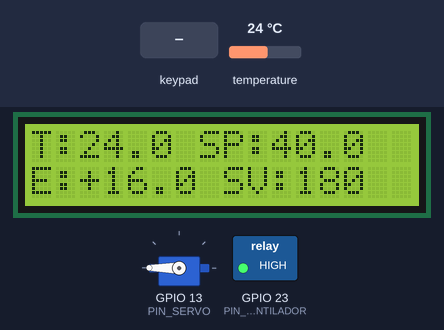
A program run on a simulated ESP32. Shown: 16×2 character LCD, servo, switched loads named in the program (green lamp = pin HIGH). The test bench sets the inputs (shaded band); at power-on: temperature 24 °C. What the program prints to the serial monitor is not drawn.

Above: at 2.3 s.
2.4 s: temperature set to 41 °C
At 5.2 s:
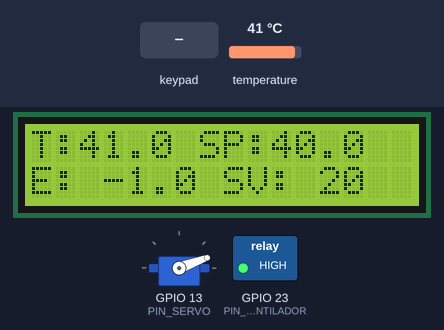
5.4 s: key 'B' pressed
At 6.8 s:
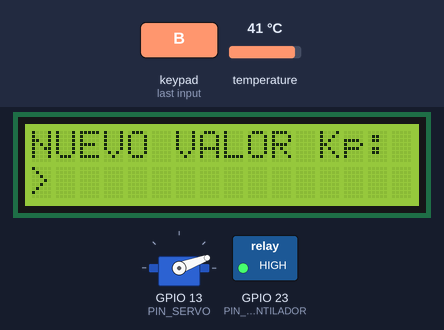
7.1 s: temperature set to 19 °C
At 9.3 s:
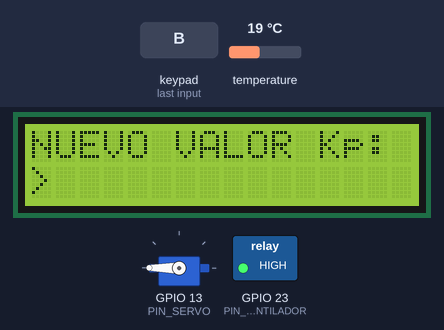
9.6 s: key 'C' pressed
At 10.5 s:
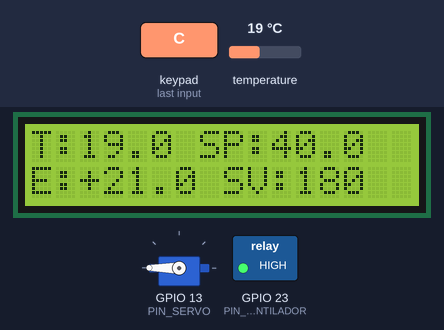
11.3 s: keypad keys 1 8 3 3 2 5 2 6 * pressed 0.4 s apart
At 15.1 s:
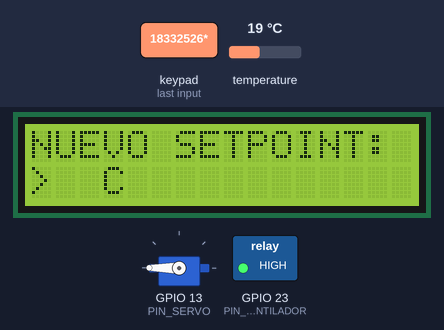
16.4 s: temperature set to 33 °C
At 19.9 s:
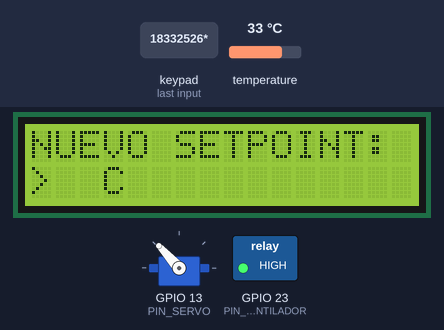
Timing chart, 0 to 20.4 s (numbered marks = the images above; inputs shaded):
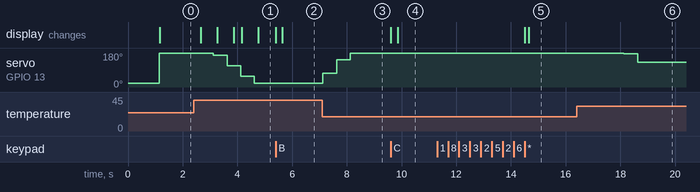

The program:

main.cpp
```cpp
#include <Arduino.h>
#include <Wire.h>
#include <LiquidCrystal_I2C.h>
#include <Keypad.h>
#include <OneWire.h>
#include <DallasTemperature.h>
#include <ESP32Servo.h>
#include <stdlib.h>
#include <string.h>

#define PIN_DS18B20 32
#define PIN_SERVO 13
#define PIN_RELE_VENTILADOR 23

const byte RELE_ON = LOW;
const byte RELE_OFF = HIGH;

LiquidCrystal_I2C lcd(0x27, 16, 2);

OneWire oneWire(PIN_DS18B20);
DallasTemperature sensor(&oneWire);

Servo servo;

const int SERVO_MIN_ANG = 20;
const int SERVO_MAX_ANG = 180;

const byte FILAS = 4;
const byte COLUMNAS = 4;

char keys[FILAS][COLUMNAS] = {
  {'1', '2', '3', 'A'},
  {'4', '5', '6', 'B'},
  {'7', '8', '9', 'C'},
  {'*', '0', '#', 'D'}
};

byte rowPins[FILAS] = {18, 33, 25, 26};
byte colPins[COLUMNAS] = {27, 14, 15, 4};

Keypad teclado = Keypad(
  makeKeymap(keys),
  rowPins,
  colPins,
  FILAS,
  COLUMNAS
);

float setpoint = 40.0;
float Kp = 0.50;

const float CONTROL_MIN = 0.0;
const float CONTROL_MAX = 5.0;

float temperatura = 0.0;
float error = 0.0;
float control = 0.0;
float anguloServo = SERVO_MIN_ANG;

bool sensorValido = false;

const byte NUM_LECTURAS = 5;

float lecturasTemperatura[NUM_LECTURAS] = {0};

byte indiceLectura = 0;
byte lecturasLlenas = 0;

float sumaTemperaturas = 0.0;

const float DIF_ENCENDIDO_VENT = 3.0;
const float DIF_APAGADO_VENT = 0.5;

bool ventiladorEncendido = false;

unsigned long tiempoSensor = 0;
unsigned long tiempoLCD = 0;

const unsigned long INTERVALO_SENSOR = 500;
const unsigned long INTERVALO_LCD = 300;

byte modoConfig = 0;

char entrada[10];
byte longitudEntrada = 0;

void establecerVentilador(bool encender) {

  if (ventiladorEncendido == encender) {
    return;
  }

  ventiladorEncendido = encender;

  if (ventiladorEncendido) {

    digitalWrite(PIN_RELE_VENTILADOR, RELE_ON);

    Serial.println("VENTILADOR: ENCENDIDO");

  }
  else {

    digitalWrite(PIN_RELE_VENTILADOR, RELE_OFF);

    Serial.println("VENTILADOR: APAGADO");

  }
}

void controlarVentilador() {

  if (!sensorValido) {

    establecerVentilador(true);

    return;
  }

  float temperaturaEncendido =
    setpoint + DIF_ENCENDIDO_VENT;

  float temperaturaApagado =
    setpoint + DIF_APAGADO_VENT;

  if (!ventiladorEncendido &&
      temperatura >= temperaturaEncendido) {

    establecerVentilador(true);

  }

  else if (ventiladorEncendido &&
           temperatura <= temperaturaApagado) {

    establecerVentilador(false);

  }
}

float calcularPromedio(float nuevaLectura) {

  if (lecturasLlenas == NUM_LECTURAS) {

    sumaTemperaturas -= lecturasTemperatura[indiceLectura];

  }
  else {

    lecturasLlenas++;

  }

  lecturasTemperatura[indiceLectura] = nuevaLectura;

  sumaTemperaturas += nuevaLectura;

  indiceLectura++;

  if (indiceLectura >= NUM_LECTURAS) {

    indiceLectura = 0;

  }

  return sumaTemperaturas / lecturasLlenas;
}

void reiniciarPromedio() {

  sumaTemperaturas = 0.0;
  indiceLectura = 0;
  lecturasLlenas = 0;

  for (byte i = 0; i < NUM_LECTURAS; i++) {

    lecturasTemperatura[i] = 0.0;

  }
}

void calcularControl() {

  error = setpoint - temperatura;

  control = Kp * error;

  control = constrain(
    control,
    CONTROL_MIN,
    CONTROL_MAX
  );

  anguloServo = SERVO_MIN_ANG +
    (SERVO_MAX_ANG - SERVO_MIN_ANG) *
    (control / CONTROL_MAX);

  anguloServo = constrain(
    anguloServo,
    SERVO_MIN_ANG,
    SERVO_MAX_ANG
  );

  servo.write((int)round(anguloServo));
}

void leerTemperatura() {

  float nuevaTemperatura = sensor.getTempCByIndex(0);

  if (
    nuevaTemperatura == DEVICE_DISCONNECTED_C ||
    nuevaTemperatura < -55 ||
    nuevaTemperatura > 125
  ) {

    sensorValido = false;

    control = 0;
    error = 0;

    anguloServo = SERVO_MIN_ANG;

    servo.write(SERVO_MIN_ANG);

    reiniciarPromedio();

    establecerVentilador(true);

    Serial.println("ERROR: SENSOR DESCONECTADO");

    return;
  }

  sensorValido = true;

  temperatura = calcularPromedio(nuevaTemperatura);

  calcularControl();

  controlarVentilador();

  Serial.print("Temperatura: ");
  Serial.print(temperatura, 2);

  Serial.print(" C | Setpoint: ");
  Serial.print(setpoint, 2);

  Serial.print(" C | Error: ");
  Serial.print(error, 2);

  Serial.print(" | Kp: ");
  Serial.print(Kp, 2);

  Serial.print(" | Control: ");
  Serial.print(control, 2);

  Serial.print(" | Servo: ");
  Serial.print(anguloServo, 1);

  Serial.print(" | Ventilador: ");

  if (ventiladorEncendido) {
    Serial.println("ON");
  }
  else {
    Serial.println("OFF");
  }
}

void actualizarLCD() {

  char buf1[17];
  char buf2[17];

  char linea1[17];
  char linea2[17];

  if (modoConfig != 0) {

    if (modoConfig == 1) {

      snprintf(buf1, sizeof(buf1), "NUEVO SETPOINT:");

    }
    else {

      snprintf(buf1, sizeof(buf1), "NUEVO VALOR Kp:");

    }

    snprintf(buf2, sizeof(buf2), "> %s", entrada);

    if (modoConfig == 1) {

      size_t longitud = strlen(buf2);

      if (longitud < 16) {

        snprintf(
          buf2 + longitud,
          sizeof(buf2) - longitud,
          " C"
        );

      }
    }

    snprintf(linea1, sizeof(linea1), "%-16s", buf1);
    snprintf(linea2, sizeof(linea2), "%-16s", buf2);

    lcd.setCursor(0, 0);
    lcd.print(linea1);

    lcd.setCursor(0, 1);
    lcd.print(linea2);

    return;
  }

  if (!sensorValido) {

    lcd.setCursor(0, 0);
    lcd.print("ERROR SENSOR    ");

    lcd.setCursor(0, 1);
    lcd.print("REVISAR DS18B20 ");

    return;
  }

  snprintf(
    buf1,
    sizeof(buf1),
    "T:%4.1f SP:%4.1f",
    temperatura,
    setpoint
  );

  snprintf(
    buf2,
    sizeof(buf2),
    "E:%+5.1f SV:%3.0f",
    error,
    anguloServo
  );

  snprintf(linea1, sizeof(linea1), "%-16s", buf1);
  snprintf(linea2, sizeof(linea2), "%-16s", buf2);

  lcd.setCursor(0, 0);
  lcd.print(linea1);

  lcd.setCursor(0, 1);
  lcd.print(linea2);
}

void guardarConfiguracion() {

  if (longitudEntrada == 0) {

    return;
  }

  float valor = atof(entrada);

  if (modoConfig == 1) {

    if (valor >= 0) {

      setpoint = valor;

      Serial.print("Nuevo setpoint: ");
      Serial.println(setpoint);

    }
    else {

      entrada[0] = '\0';
      longitudEntrada = 0;

      return;
    }

  }

  else if (modoConfig == 2) {

    if (valor >= 0 && valor <= 10) {

      Kp = valor;

      Serial.print("Nuevo Kp: ");
      Serial.println(Kp);

    }
    else {

      entrada[0] = '\0';
      longitudEntrada = 0;

      return;
    }

  }

  modoConfig = 0;

  entrada[0] = '\0';
  longitudEntrada = 0;

  if (sensorValido) {

    calcularControl();

    controlarVentilador();

  }

  lcd.clear();
}

void leerTeclado() {

  char tecla = teclado.getKey();

  if (!tecla) {

    return;
  }

  if (modoConfig == 0) {

    if (tecla == '*') {

      modoConfig = 1;

      longitudEntrada = 0;
      entrada[0] = '\0';

      lcd.clear();

    }

    else if (tecla == 'B') {

      modoConfig = 2;

      longitudEntrada = 0;
      entrada[0] = '\0';

      lcd.clear();

    }

    return;
  }

  if (tecla == 'C') {

    modoConfig = 0;

    longitudEntrada = 0;
    entrada[0] = '\0';

    lcd.clear();

    return;
  }

  if (tecla == 'D') {

    guardarConfiguracion();

    return;
  }

  if (tecla == '#') {

    bool tienePunto = false;

    for (byte i = 0; i < longitudEntrada; i++) {

      if (entrada[i] == '.') {

        tienePunto = true;

      }
    }

    if (!tienePunto &&
        longitudEntrada > 0 &&
        longitudEntrada < 8) {

      entrada[longitudEntrada] = '.';

      longitudEntrada++;

      entrada[longitudEntrada] = '\0';

    }

    return;
  }

  if (tecla >= '0' && tecla <= '9') {

    if (longitudEntrada < 8) {

      entrada[longitudEntrada] = tecla;

      longitudEntrada++;

      entrada[longitudEntrada] = '\0';

    }
  }
}

void setup() {

  Serial.begin(115200);

  digitalWrite(PIN_RELE_VENTILADOR, RELE_OFF);

  pinMode(PIN_RELE_VENTILADOR, OUTPUT);

  Wire.begin(21, 22);

  lcd.init();
  lcd.backlight();

  lcd.setCursor(0, 0);
  lcd.print("CONTROL TEMP.");

  lcd.setCursor(0, 1);
  lcd.print("INICIANDO...");

  sensor.begin();

  sensor.setResolution(11);

  sensor.setWaitForConversion(false);

  sensor.requestTemperatures();

  tiempoSensor = millis();

  servo.setPeriodHertz(50);

  servo.attach(PIN_SERVO, 500, 2400);

  servo.write(SERVO_MIN_ANG);

  delay(1000);

  lcd.clear();

  Serial.println("CONTROL PROPORCIONAL INICIADO");
  Serial.println("PROMEDIO MOVIL: 5 LECTURAS");
  Serial.println("VENTILADOR: HISTÉRESIS ACTIVADA");
}

void loop() {

  leerTeclado();

  if (millis() - tiempoSensor >= INTERVALO_SENSOR) {

    tiempoSensor = millis();

    leerTemperatura();

    sensor.requestTemperatures();

  }

  if (millis() - tiempoLCD >= INTERVALO_LCD) {

    tiempoLCD = millis();

    actualizarLCD();

  }
}
```

Measured:
- after the input at 2.4 s, servo on GPIO 13 (PIN_SERVO): 180° → 167° after 0.72 s, → 113° 0.50 s later, → 58° 0.50 s later, → 20° 0.50 s later; the display: first changes after 0.26 s (image 1 shows a later state)
- after the input at 5.4 s, the display: first changes at once (image 2 shows a later state)
- after the input at 7.1 s, servo on GPIO 13 (PIN_SERVO): 20° → 74° at once, → 145° 0.50 s later, → 180° 0.50 s later
- after the input at 9.6 s, the display: first changes at once (image 4 shows a later state)
- after the input at 11.3 s, the display: first changes after 3.2 s (image 5 shows a later state)
- after the input at 16.4 s, servo on GPIO 13 (PIN_SERVO): 180° → 177° after 1.7 s, → 132° 0.50 s later
